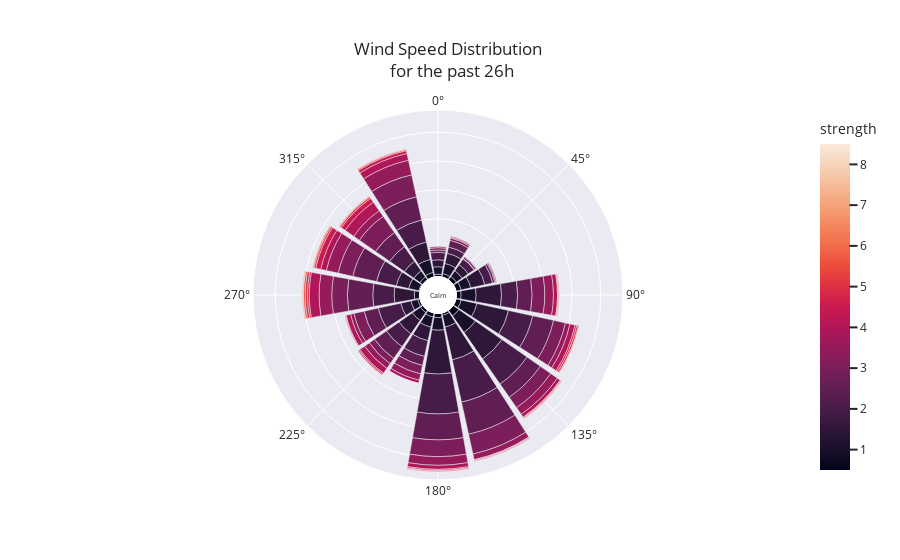

The code cell stored with this chart in its notebook:
### Code cell
# plot wind at 3m pole inlet
plot_wind_rose(df,6)

### Figure 1 — Plotly figure (JSON) as saved in the notebook; plotly's stock layout.template omitted (floating-point values rounded to 4 significant figures; data arrays with more than 128 entries replaced by an {"elided": "..."} marker saying what was removed)
{"data": [{"hovertemplate": "count=%{r}<br>cardinal_direction=%{theta}<br>strength=%{marker.color}<extra></extra>", "legendgroup": "", "marker": {"color": {"elided": "160 float values"}, "coloraxis": "coloraxis", "pattern": {"shape": ""}}, "name": "", "r": {"elided": "160 int values"}, "showlegend": false, "subplot": "polar", "theta": {"elided": "160 float values"}, "type": "barpolar"}], "layout": {"annotations": [{"font": {"size": 7}, "showarrow": false, "text": "Calm", "x": 0.5, "y": 0.5}], "barmode": "relative", "coloraxis": {"colorbar": {"title": {"text": "strength"}}, "colorscale": [[0, "rgb(2,4,25)"], [0.0625, "rgb(24,15,41)"], [0.125, "rgb(47,23,57)"], [0.1875, "rgb(71,28,72)"], [0.25, "rgb(97,30,82)"], [0.3125, "rgb(123,30,89)"], [0.375, "rgb(150,27,91)"], [0.4375, "rgb(177,22,88)"], [0.5, "rgb(203,26,79)"], [0.5625, "rgb(223,47,67)"], [0.625, "rgb(236,76,61)"], [0.6875, "rgb(242,107,73)"], [0.75, "rgb(244,135,95)"], [0.8125, "rgb(245,162,122)"], [0.875, "rgb(246,188,153)"], [0.9375, "rgb(247,212,187)"], [1, "rgb(250,234,220)"]]}, "legend": {"font": {"size": 14}, "orientation": "h", "tracegroupgap": 0, "x": 0.5, "xanchor": "center", "y": -0.1, "yanchor": "middle"}, "margin": {"t": 110}, "polar": {"angularaxis": {"direction": "clockwise", "rotation": 90}, "domain": {"x": [0, 1], "y": [0, 1]}, "hole": 0.1, "radialaxis": {"linewidth": 0, "showticklabels": false, "ticks": ""}}, "title": {"text": "Wind Speed Distribution <br> for the past 26h", "xanchor": "center", "yanchor": "top"}}}
